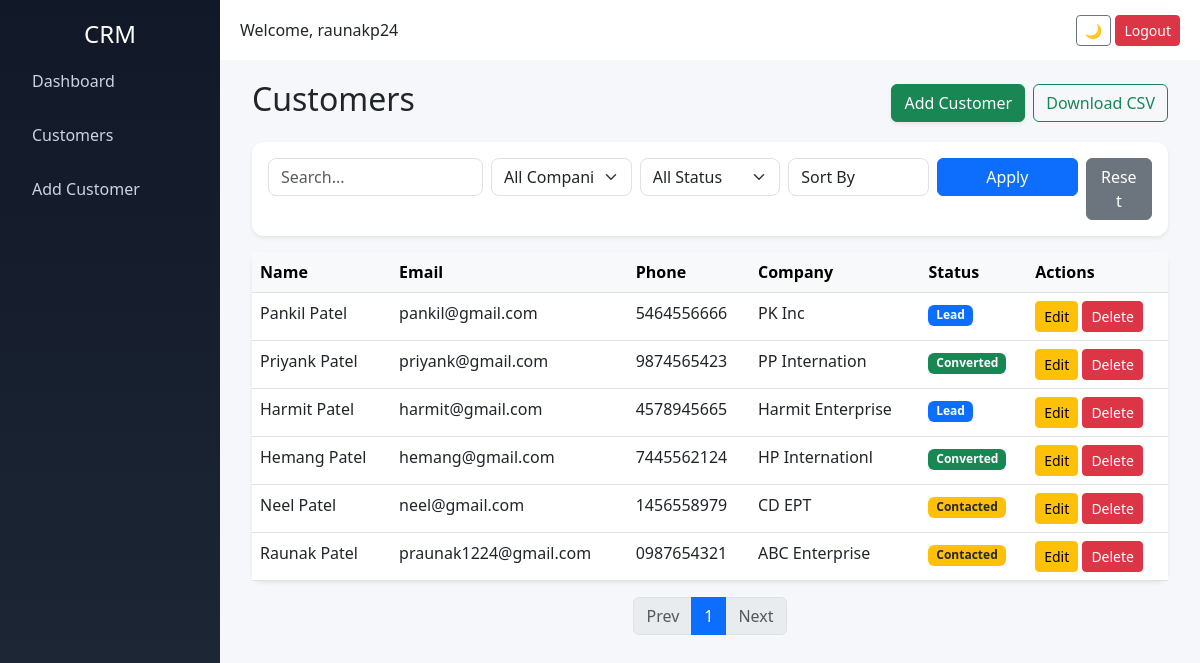
Page /customers (signed in) on the earlier database version.
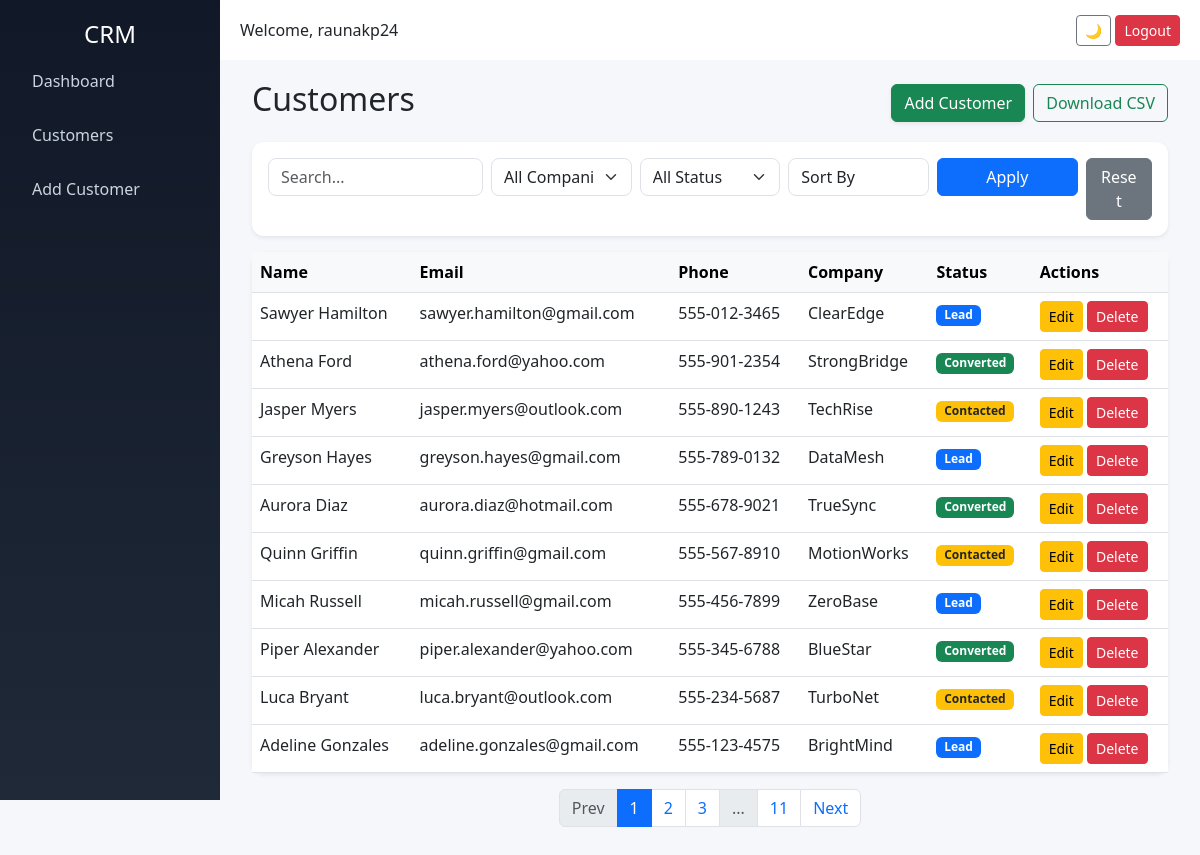
Same page on the later database version.
### tables this page shows
CREATE TABLE customers (
            id INTEGER PRIMARY KEY AUTOINCREMENT,
            name TEXT,
            email TEXT,
            phone TEXT,
            company TEXT,
            notes TEXT,
            status TEXT
        );

### app.py (the view)
@app.route('/customers')
@login_required
def customers():
    page = request.args.get('page', 1, type=int)
    per_page = 10
    search = request.args.get('search', '')
    company = request.args.get('company', '')
    status = request.args.get('status', '')
    sort = request.args.get('sort', '')
    conn = get_db_connection()
    query = "SELECT * FROM customers WHERE 1=1"
    params = []
    if search:
        query += " AND (name LIKE ? OR email LIKE ?)"
        params.extend([f"%{search}%", f"%{search}%"])
    if company:
        query += " AND company = ?"
        params.append(company)
    if status:
        query += " AND status = ?"
        params.append(status)
    if sort == "asc":
        query += " ORDER BY name ASC"
    elif sort == "desc":
        query += " ORDER BY name DESC"
    else:
        query += " ORDER BY id DESC"  # default
    total = conn.execute(
        query.replace("SELECT *", "SELECT COUNT(*)"),
        params
    ).fetchone()[0]
    query += " LIMIT ? OFFSET ?"
    params.extend([per_page, (page - 1) * per_page])
    customers = conn.execute(query, params).fetchall()
    total_pages = (total + per_page - 1) // per_page
    companies = conn.execute(
        "SELECT DISTINCT company FROM customers"
    ).fetchall()
    conn.close()
    return render_template(
        'customers.html',
        customers=customers,
        page=page,
        total_pages=total_pages,
        search=search,
        selected_company=company,
        selected_status=status,
        sort=sort,
        companies=companies
    )

### app.py (called while the page is built)
def login_required(f):
    @wraps(f)
    def wrapper(*args, **kwargs):
        if 'user' not in session:
            return redirect('/login')
        return f(*args, **kwargs)
    return wrapper

def get_db_connection():
    conn = sqlite3.connect('database.db')
    conn.row_factory = sqlite3.Row
    return conn

### templates/customers.html (shortened to what the changed rows need)
{% extends 'base.html' %}
{% block content %}
<div class="container-fluid">
    <div class="d-flex justify-content-between align-items-center mb-3">
        <h2>Customers</h2>
    </div>
    <div class="card shadow-sm">
        <div class="table-responsive">
            <table class="table table-hover mb-0">
                <thead class="table-light">
                    <tr>
                        <th>Name</th>
                        <th>Email</th>
                        <th>Phone</th>
                        <th>Company</th>
                        <th>Status</th>
                        <th>Actions</th>
                    </tr>
                </thead>
                <tbody>
                {% for customer in customers %}
                    <tr>
                        <td>{{ customer['name'] }}</td>
                        <td>{{ customer['email'] }}</td>
                        <td>{{ customer['phone'] }}</td>
                        <td>{{ customer['company'] }}</td>
                        <td>
                            {% if customer['status'] == 'Lead' %}
                                <span class="badge bg-primary">Lead</span>
                            {% elif customer['status'] == 'Contacted' %}
                                <span class="badge bg-warning text-dark">Contacted</span>
                            {% elif customer['status'] == 'Converted' %}
                                <span class="badge bg-success">Converted</span>
                            {% endif %}
                        </td>
                        <td>
                            <a href="/edit_customer/{{ customer['id'] }}" class="btn btn-warning btn-sm">Edit</a>
                            <button class="btn btn-danger btn-sm"
                                    data-bs-toggle="modal"
                                    data-bs-target="#deleteModal"
                                    onclick="setDeleteId({{ customer['id'] }})">
                                Delete
                            </button>
                        </td>
                    </tr>
                {% endfor %}
                </tbody>
            </table>
        </div>
    </div>
    <nav>
    <ul class="pagination justify-content-center mt-3">
        {% for p in range(1, total_pages + 1) %}
            {% if p == 1 or p == total_pages or (p >= page-2 and p <= page+2) %}
                <li class="page-item {% if p == page %}active{% endif %}">
                    <a class="page-link"
                       href="?page={{ p }}&search={{ search }}&company={{ selected_company }}&status={{ selected_status }}&sort={{ sort }}">
                       {{ p }}
                    </a>
                </li>
            {% elif p == 2 and page > 4 %}
                <li class="page-item disabled"><span class="page-link">...</span></li>
            {% elif p == total_pages-1 and page < total_pages-3 %}
                <li class="page-item disabled"><span class="page-link">...</span></li>
            {% endif %}
        {% endfor %}
        <li class="page-item {% if page == total_pages %}disabled{% endif %}">
            <a class="page-link"
               href="?page={{ page+1 }}&search={{ search }}&company={{ selected_company }}&status={{ selected_status }}&sort={{ sort }}">
               Next
            </a>
        </li>
    </ul>
</nav>
</div>
{% endblock %}

Differences in the rows shown:
no longer on this page (row edited): customers: name "Pankil Patel", email "pankil@gmail.com", phone "5464556666", company "PK Inc", status "Lead"
no longer on this page (row edited): customers: name "Priyank Patel", email "priyank@gmail.com", phone "9874565423", company "PP Internation", status "Converted"
no longer on this page (row edited): customers: name "Harmit Patel", email "harmit@gmail.com", phone "4578945665", company "Harmit Enterprise", status "Lead"
no longer on this page (row edited): customers: name "Hemang Patel", email "hemang@gmail.com", phone "7445562124", company "HP Internationl", status "Converted"
no longer on this page (row edited): customers: name "Neel Patel", email "neel@gmail.com", phone "1456558979", company "CD EPT", status "Contacted"
no longer on this page (row edited): customers: name "Raunak Patel", email "praunak1224@gmail.com", phone "0987654321", company "ABC Enterprise", status "Contacted"
added customers: name "Sawyer Hamilton", email "sawyer.hamilton@gmail.com", phone "555-012-3465", company "ClearEdge", status "Lead"
added customers: name "Athena Ford", email "athena.ford@yahoo.com", phone "555-901-2354", company "StrongBridge", status "Converted"
added customers: name "Jasper Myers", email "jasper.myers@outlook.com", phone "555-890-1243", company "TechRise", status "Contacted"
added customers: name "Greyson Hayes", email "greyson.hayes@gmail.com", phone "555-789-0132", company "DataMesh", status "Lead"
added customers: name "Aurora Diaz", email "aurora.diaz@hotmail.com", phone "555-678-9021", company "TrueSync", status "Converted"
added customers: name "Quinn Griffin", email "quinn.griffin@gmail.com", phone "555-567-8910", company "MotionWorks", status "Contacted"
added customers: name "Micah Russell", email "micah.russell@gmail.com", phone "555-456-7899", company "ZeroBase", status "Lead"
added customers: name "Piper Alexander", email "piper.alexander@yahoo.com", phone "555-345-6788", company "BlueStar", status "Converted"
added customers: name "Luca Bryant", email "luca.bryant@outlook.com", phone "555-234-5687", company "TurboNet", status "Contacted"
added customers: name "Adeline Gonzales", email "adeline.gonzales@gmail.com", phone "555-123-4575", company "BrightMind", status "Lead"
Other differences:
new list line: "2"
new list line: "3"
new list line: "11"
